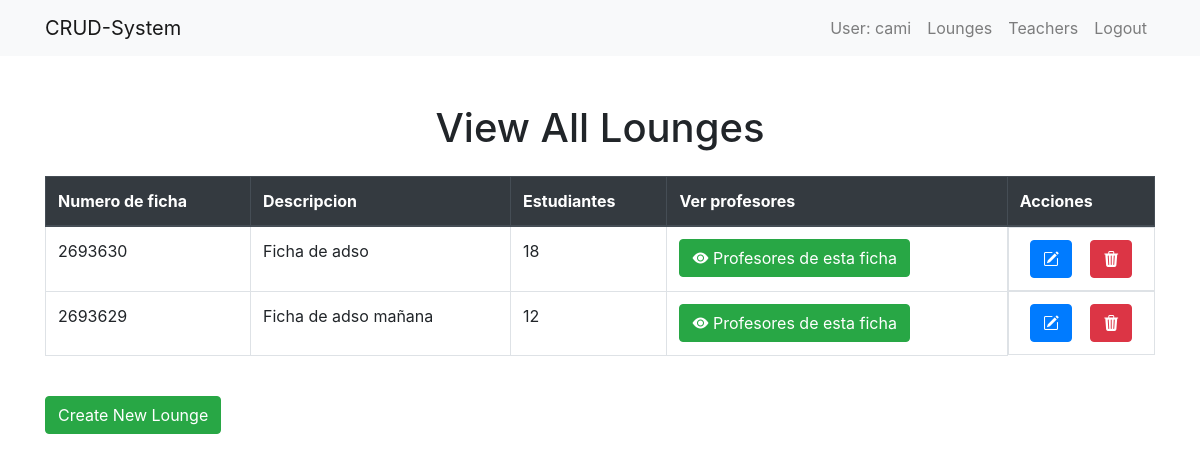
/lounges/indexLounge/ (signed in), run on an earlier commit of the app's database.
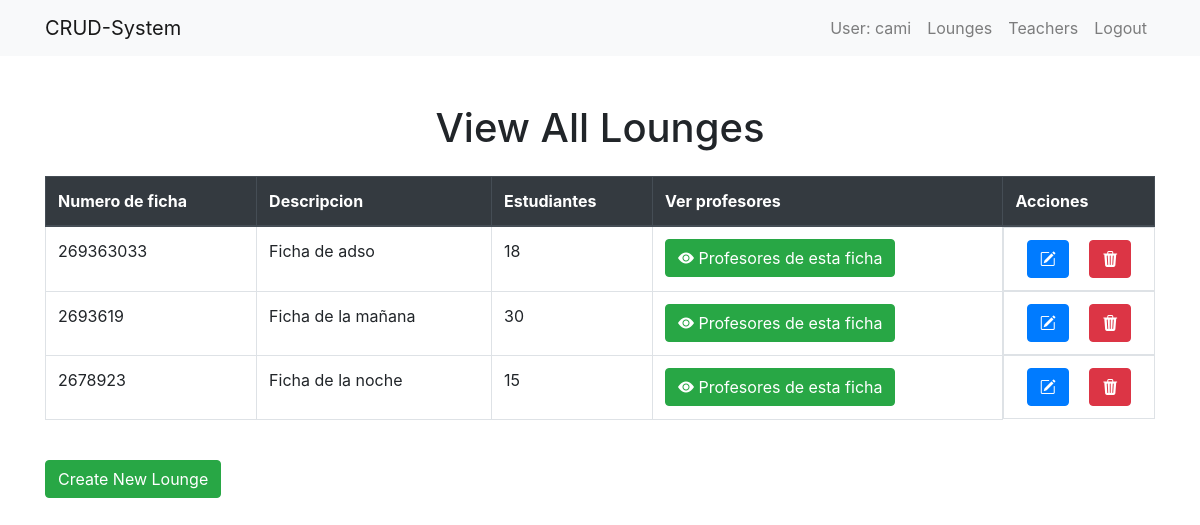
And on a later commit of the database.
### LoungeApp/models.py (models this page shows)
class Lounge(models.Model):
    lounge_number = models.CharField(max_length=100)
    lounge_description = models.CharField(max_length=300)
    lounge_students = models.IntegerField()

### LoungeApp/views.py (the view)
# urls.py: path('indexLounge/', v.indexLounge, name='indexLounge'),
@login_required
def indexLounge(request):
    lounges = Lounge.objects.all()
    user = request.user
    if request.method == 'GET':
        return render(request, 'lounges.html', {
            'lounges': lounges,
            'user': user
        })

### LoungeApp/templates/lounges.html (shortened to what this page needs)
<!DOCTYPE html>
<html lang="en">
<head>
    <link rel="stylesheet" href="https://maxcdn.bootstrapcdn.com/bootstrap/4.5.2/css/bootstrap.min.css">
    <link rel="stylesheet" href="https://cdn.jsdelivr.net/npm/bootstrap-icons@1.11.1/font/bootstrap-icons.css">
</head>
<body>
    {% include 'components/header.html' %}
    <div class="container">
        <h1 class="text-center mt-5">View All Lounges</h1>
        <div class="table-responsive mt-4">
            <table class="table table-bordered">
                <thead class="thead-dark">
                    <tr>
                        <th>Numero de ficha</th>
                        <th>Descripcion</th>
                        <th>Estudiantes</th>
                        <th>Ver profesores</th>
                        <th>Acciones</th>
                    </tr>
                </thead>
                <tbody>
                    {% for lounge in lounges %}
                    <tr>
                        <td>{{ lounge.lounge_number }}</td>
                        <td>{{ lounge.lounge_description }}</td>
                        <td>{{ lounge.lounge_students }}</td>
                        <td>
                            <form action="{% url 'filterTeachers' lounge.id %}" method="GET">
                                <button type="submit" class="btn btn-success">
                                    <i class="bi bi-eye-fill"></i> Profesores de esta ficha
                                </button>
                            </form>
                        </td>
                        <td class="actions">
                            <form action="{% url 'updateLoungeForm' lounge.id %}" method="post">
                                <button type="submit" class="btn btn-primary">
                                    <i class="bi bi-pencil-square"></i>
                                </button>
                            </form>
                            <form action="{% url 'deleteLounge' lounge.id %}" method="get">
                                <button type="submit" class="btn btn-danger">
                                    <i class="bi bi-trash3-fill"></i>
                                </button>
                            </form>
                        </td>
                    </tr>
                    {% endfor %}
                </tbody>
            </table>
        </div>
    </div>
    <div class="container mt-4">
        <a href="{% url 'createLoungeView' %}" class="btn btn-success">Create New Lounge</a>
    </div>
</body>
</html>

### LoungeApp/templates/components/header.html (shortened to what this page needs)
<nav class="navbar navbar-expand-lg navbar-light bg-light">
    <div class="container">
        <a class="navbar-brand" href="#">CRUD-System</a>
        <div class="collapse navbar-collapse" id="navbarNav">
            <ul class="navbar-nav ml-auto">
                {% if user.is_authenticated %}
                <li class="nav-item">
                    <span class="nav-link">User: {{ user.username }}</span>
                </li>
                <li>
                    <a class="nav-link" href="{% url 'indexLounge' %}">Lounges</a>
                </li>
                <li>
                    <a class="nav-link" href="{% url 'indexTeachers' %}">Teachers</a>
                </li>
                <li class="nav-item">
                    <a class="nav-link" href="{% url 'logout' %}">Logout</a>
                </li>
                {% endif %}
            </ul>
        </div>
    </div>
</nav>

### LoungeApp/templates/lounges.html (style rules this page uses)
.actions { display: flex; justify-content: space-around; align-items: center; }

What changed in the data, as far as the page shows it:
removed Lounge: lounge_number "2693629", lounge_description "Ficha de adso mañana", lounge_students "12"
changed Lounge "Ficha de adso": lounge_number "2693630" → "269363033"
added Lounge: lounge_number "2693619", lounge_description "Ficha de la mañana", lounge_students "30"
added Lounge: lounge_number "2678923", lounge_description "Ficha de la noche", lounge_students "15"
